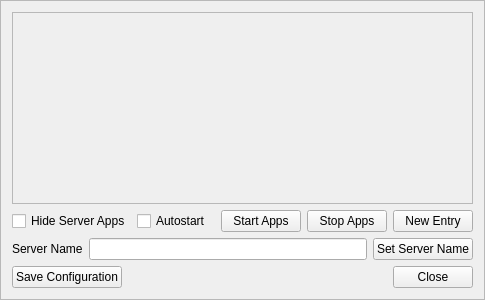
<?xml version="1.0" encoding="UTF-8"?>
<ui version="4.0">
 <class>TConfigFrame</class>
 <widget class="QFrame" name="TConfigFrame">
  <property name="geometry">
   <rect>
    <x>0</x>
    <y>0</y>
    <width>485</width>
    <height>300</height>
   </rect>
  </property>
  <property name="windowTitle">
   <string>Frame</string>
  </property>
  <property name="frameShape">
   <enum>QFrame::StyledPanel</enum>
  </property>
  <property name="frameShadow">
   <enum>QFrame::Raised</enum>
  </property>
  <layout class="QVBoxLayout" name="verticalLayout">
   <item>
    <widget class="QScrollArea" name="elementScrollArea">
     <property name="widgetResizable">
      <bool>true</bool>
     </property>
     <widget class="QWidget" name="scrollAreaWidgetContents">
      <property name="geometry">
       <rect>
        <x>0</x>
        <y>0</y>
        <width>463</width>
        <height>188</height>
       </rect>
      </property>
     </widget>
    </widget>
   </item>
   <item>
    <layout class="QHBoxLayout" name="horizontalLayout_3">
     <item>
      <widget class="QCheckBox" name="HideCheckBox">
       <property name="text">
        <string>Hide Server Apps</string>
       </property>
      </widget>
     </item>
     <item>
      <widget class="QCheckBox" name="autoStartCheckBox">
       <property name="text">
        <string>Autostart</string>
       </property>
      </widget>
     </item>
     <item>
      <widget class="QPushButton" name="StartButton">
       <property name="text">
        <string>Start Apps</string>
       </property>
      </widget>
     </item>
     <item>
      <widget class="QPushButton" name="StopButton">
       <property name="text">
        <string>Stop Apps</string>
       </property>
      </widget>
     </item>
     <item>
      <widget class="QPushButton" name="newElementButton">
       <property name="text">
        <string>New Entry</string>
       </property>
      </widget>
     </item>
    </layout>
   </item>
   <item>
    <layout class="QHBoxLayout" name="horizontalLayout_2">
     <item>
      <widget class="QLabel" name="label">
       <property name="text">
        <string>Server Name</string>
       </property>
      </widget>
     </item>
     <item>
      <widget class="QLineEdit" name="StationIdEdit"/>
     </item>
     <item>
      <widget class="QPushButton" name="SetButton">
       <property name="text">
        <string>Set Server Name</string>
       </property>
      </widget>
     </item>
    </layout>
   </item>
   <item>
    <layout class="QHBoxLayout" name="horizontalLayout">
     <item>
      <widget class="QPushButton" name="saveButton">
       <property name="text">
        <string>Save Configuration</string>
       </property>
      </widget>
     </item>
     <item>
      <spacer name="horizontalSpacer">
       <property name="orientation">
        <enum>Qt::Horizontal</enum>
       </property>
       <property name="sizeHint" stdset="0">
        <size>
         <width>40</width>
         <height>20</height>
        </size>
       </property>
      </spacer>
     </item>
     <item>
      <widget class="QPushButton" name="CancelButton">
       <property name="text">
        <string>Close</string>
       </property>
      </widget>
     </item>
    </layout>
   </item>
  </layout>
 </widget>
 <resources/>
 <connections/>
</ui>
